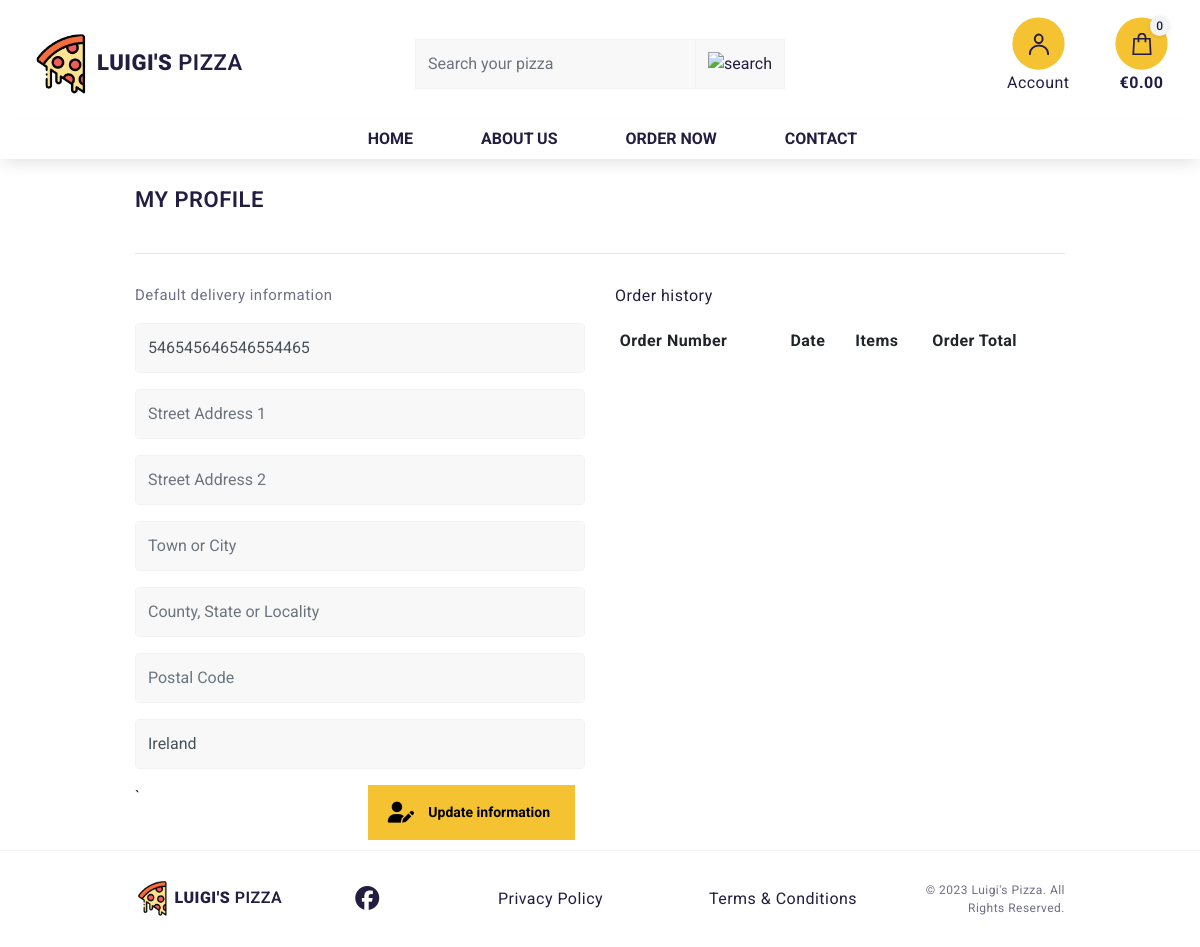
Screenshot of /profile/ (signed in) with the database file from the repository.
### profiles/models.py (models this page shows, shortened)
class UserProfile(models.Model):
    user = models.OneToOneField(User, on_delete=models.CASCADE)
    default_phone_number = models.CharField(max_length=20, null=True, blank=True)
    default_street_address1 = models.CharField(max_length=80, null=True, blank=True)
    default_street_address2 = models.CharField(max_length=80, null=True, blank=True)
    default_town_or_city = models.CharField(max_length=40, null=True, blank=True)
    default_county = models.CharField(max_length=80, null=True, blank=True)
    default_postcode = models.CharField(max_length=20, null=True, blank=True)
    default_country = models.CharField(max_length=40, null=False, blank=False)

### profiles/views.py (the view, shortened to what this page needs)
# urls.py: path('profile/', include('profiles.urls')),
def profile(request):
    profile = get_object_or_404(UserProfile, user=request.user)
    form = UserProfileForm(instance=profile)
    orders = profile.orders.all()
    template = 'profiles/profile.html'
    context = {
        'form': form,
        'orders': orders,
        'on_profile_page': True
    }
    return render(request, template, context)

### profiles/forms.py
class UserProfileForm(forms.ModelForm):
    class Meta:
        model = UserProfile
        exclude = ('user',)
    def __init__(self, *args, **kwargs):
        super().__init__(*args, **kwargs)
        placeholders = {
            'default_phone_number': 'Phone Number',
            'default_country': 'Country',
            'default_postcode': 'Postal Code',
            'default_town_or_city': 'Town or City',
            'default_street_address1': 'Street Address 1',
            'default_street_address2': 'Street Address 2',
            'default_county': 'County, State or Locality',
        }
        self.fields['default_phone_number'].widget.attrs['autofocus'] = True
        for field in self.fields:
            if self.fields[field].required:
                placeholder = f'{placeholders[field]} *'
            else:
                placeholder = placeholders[field]
            self.fields[field].widget.attrs['placeholder'] = placeholder
            self.fields[field].widget.attrs['class'] = 'stripe-style-input profile-form-input'
            self.fields[field].label = False

### cart/contexts.py (called while the page is built, shortened)
def cart_contents(request):
    cart_items = []
    total = 0
    product_count = 0
    cart = request.session.get('cart', {})
    if total <= settings.FREE_DELIVERY_THRESHOLD:
        delivery = settings.STANDARD_DELIVERY_FEE
        free_delivery_delta = settings.FREE_DELIVERY_THRESHOLD - total
    else:
        delivery = 0
        free_delivery_delta = 0
    grand_total = total + delivery
    context = {
        'cart_items': cart_items,
        'total': total,
        'product_count': product_count,
        'delivery': delivery,
        'free_delivery_delta': free_delivery_delta,
        'free_delivery_threshold': settings.FREE_DELIVERY_THRESHOLD,
        'grand_total': grand_total,
    }
    return context

### profiles/templates/profiles/profile.html (shortened to what this page needs)
{% extends "base.html" %}
{% load static %}
{% block extra_css %}
<link rel="stylesheet" href="{% static 'profiles/css/profile.css' %}">
{% endblock %}
{% block page_header %}
<div class="container header-container">
</div>
{% endblock %}
{% block content %}
<div class="container">
    <div class="row">
        <div class="col">
            <h3 class="logo-font mb-4">My Profile</h3>
            <hr>
        </div>
    </div>
    <div class="row">
        <div class="col-12 col-lg-6">
            <p class="lp-text">Default delivery information</p>
            <form action="{% url 'profile' %}" method="POST" class="mt-3" id="profile-update-form">
                {{ form|crispy }}
                <button class="lp-btn float-right">
                    <span class="lp-icon">
                    </span>
                    <span class="font-weight-bold">Update information</span>
                </button>
            </form>`
        </div>
        <div class="col-12 col-lg-6">
            <p class="lp-text-sm">Order history</p>
            <div class="order-history table-responsive">
                <table class="table table-sm table-borderless">
                    <thead>
                        <tr>
                            <th>Order Number</th>
                            <th>Date</th>
                            <th>Items</th>
                            <th>Order Total</th>
                        </tr>
                    </thead>
                </table>
            </div>
        </div>
    </div>
</div>
{% endblock %}

### static/css/base.css (style rules this page uses)
body { background-color: #fff; padding: 0; margin: 0; font-family: 'Roboto', sans-serif; letter-spacing: 0.03em; font-size: 16px; color: #231E41; position: relative; }
hr { margin-top: 40px; margin-bottom: 30px; }
.logo-font { text-transform: uppercase; letter-spacing: 0.5px; }
.lp-text { color: #6F6F87; margin: 0; font-size: 15px; }
.lp-h1, .lp-h2, .lp-h3, .lp-h4, .lp-h5, .lp-h6, h1, h2, h3, h4, h5, h6 { font-weight: 600; margin: 0; padding: 0; }
.lp-h3, h3 { line-height: 120%; font-size: 22px; letter-spacing: -1px; }
.form-control { border: 1px solid #F2F3F5; height: 50px; background-color: #eeeeee69; }
@media (min-width: 1200px) { .container { max-width: 80%; } }
@media (min-width: 992px) { .header-container { padding-top: 116px; } }
.lp-btn { opacity: 1; border: none; padding: 0 5px; cursor: pointer; position: relative; display: inline-flex; align-items: center; transform: scale(1); height: 55px; letter-spacing: 0; font-size: 14px; margin-right: 10px; margin-bottom: 10px; background-color: #F5C332; transition: 0.3s ease-in-out; }
.lp-btn .lp-icon { border-radius: 50%; display: inline-flex; justify-content: center; align-items: center; position: relative; padding: 0 !important; margin: 0; width: 55px; height: 55px; }
.lp-btn span { white-space: nowrap; line-height: 55px; display: inline-block; padding: 0 20px 0 0; font-weight: 500; }
.container { position: relative; z-index: 2; }

### profiles/static/profiles/css/profile.css (style rules this page uses)
.order-history { max-height: 416px; overflow-y: auto; }

### rows the page displays
UserProfile: default_phone_number "546545646546554465", default_country "Ireland"

### other values shown
{{ product_count }} "0"
